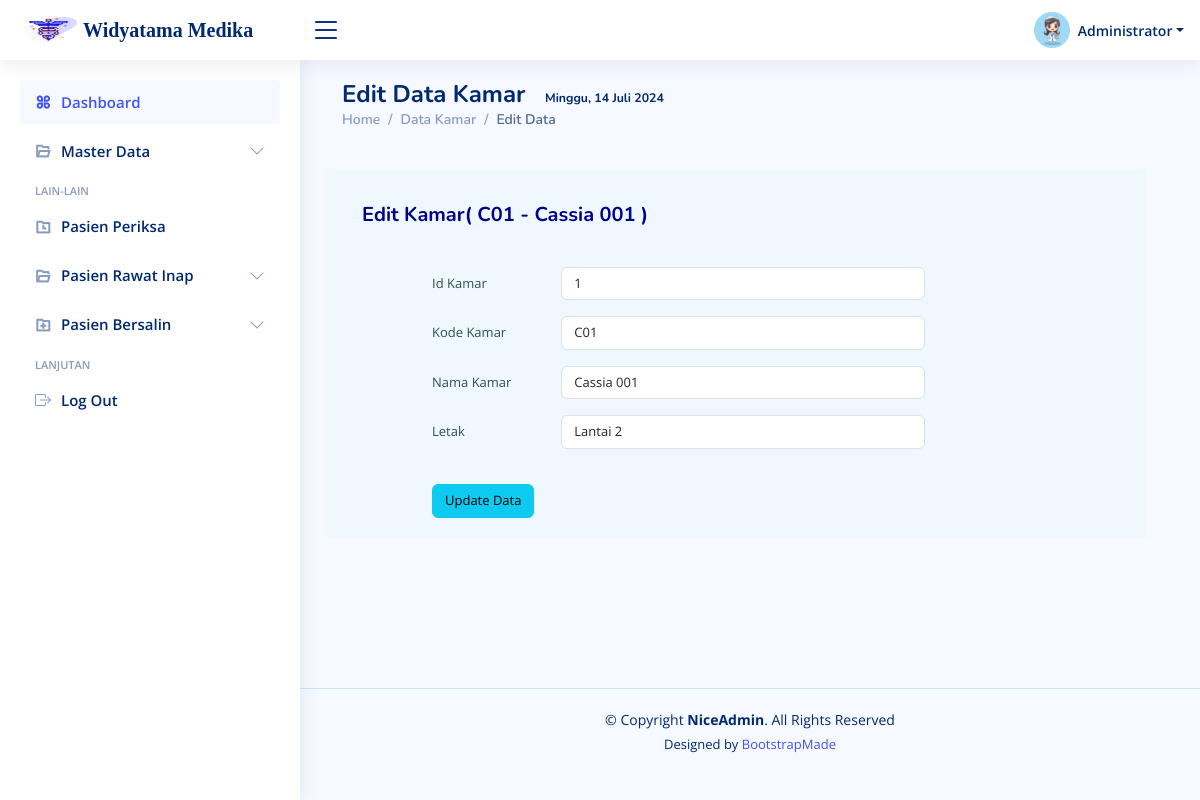
Page /admin/index.php?page=Ekamar&id=1 (signed in) on the committed database.
### tables this page shows
CREATE TABLE `tb_kamar` (
  `id` int(11) NOT NULL,
  `kd_kamar` varchar(10) NOT NULL,
  `nama` varchar(50) NOT NULL,
  `letak` varchar(45) NOT NULL
);

### admin/Ekamar.php (the view, shortened to what this page needs)
<main id="main" class="main">
<div class="pagetitle">
      <h1 style="font-weight: bold;">Edit Data Kamar &nbsp;
      <small><small><small><small><small>
        </small></small></small></small></small>
      </h1>
      <nav>
        <ol class="breadcrumb">
          <li class="breadcrumb-item"><a href="?page=dashboard">Home</a></li>
          <li class="breadcrumb-item"><a href="?page=kamar">Data Kamar</a></li>
          <li class="breadcrumb-item active">Edit Data</li>
        </ol>
      </nav>
      <br>
      <?php
          $idkmr=$_GET['id'];
          $sqldatakamar="SELECT * FROM tb_kamar WHERE id='$idkmr'";
          require_once "../config/koneksi.php";
          $query=mysqli_query($koneksi,$sqldatakamar);
          $data=mysqli_fetch_assoc($query);
      ?>
     <div class="row" style="background-color:aliceblue; padding: 20px; width: 100%;">
     <h5 style="color:darkblue; font-weight:bold; margin-top:13px; margin-bottom:40px">Edit Kamar( <?= $data['kd_kamar']; ?> - <?= $data['nama']; ?> )</h5><br><br>
    <form action="Ukamar.php" method="POST" style="margin-left:70px; font-size:13px;">
    <div class="row mb-3">
                  <label for="inputText" class="col-sm-2 col-form-label" style="color:darkslategray;">Id Kamar</label>
                  <div class="col-sm-6">
                    <input type="text" name="idkmr" id="idkmr" value="<?=$data['id']?>" placeholder="masukan kodekategori" class="form-control" style="font-size:13px;">
                  </div>
          </div>
      <div class="row mb-3">
                  <label for="inputText" class="col-sm-2 col-form-label" style="color:darkslategray;">Kode Kamar</label>
                  <div class="col-sm-6">
                    <input type="text" name="kdkmr" id="kdkmr" value="<?=$data['kd_kamar']?>" placeholder="masukan kodekategori" class="form-control" style="font-size:13px;">
                  </div>
          </div>
      <div class="row mb-3">
                  <label for="inputText" class="col-sm-2 col-form-label" style="color:darkslategray;">Nama Kamar</label>
                  <div class="col-sm-6">
                    <input type="text" name="namakmr" id="namakmr" value="<?=$data['nama']?>" placeholder="masukan nama kamar" class="form-control" style="font-size:13px;">
                  </div>
      </div>
      <div class="row mb-3">
                  <label for="inputText" class="col-sm-2 col-form-label" style="color:darkslategray;">Letak</label>
                  <div class="col-sm-6">
                    <input type="text" name="ltk" id="ltk" value="<?=$data['letak']?>" placeholder="masukan letak kamar" class="form-control" style="font-size:13px;">
                  </div>
          </div><br>
          <div class="col-sm-10" style="float:left;">
                  <button type="submit" name="kirim" class="btn btn-info" style="font-size:13px;">Update Data</button>
        </div>
      </form>
      </div>
 </div>
</main>

### assets/css/style.css (style rules this page uses)
:root { scroll-behavior: smooth; }
body { font-family: "Open Sans", sans-serif; background: #f6f9ff; color: #444444; }
a { color: #4154f1; text-decoration: none; }
h1, h2, h3, h4, h5, h6 { font-family: "Nunito", sans-serif; }
#main { margin-top: 60px; padding: 20px 30px; transition: all 0.3s; }
.pagetitle { margin-bottom: 10px; }
.pagetitle h1 { font-size: 24px; margin-bottom: 0; font-weight: 600; color: #012970; }
.breadcrumb { font-size: 14px; font-family: "Nunito", sans-serif; color: #899bbd; font-weight: 600; }
.breadcrumb a { color: #899bbd; transition: 0.3s; }
.breadcrumb .breadcrumb-item::before { color: #899bbd; }
.breadcrumb .active { color: #51678f; font-weight: 600; }
@media (min-width: 1200px) { #main, #footer { margin-left: 300px; } }

### rows in the picture
tb_kamar: kd_kamar "C01", nama "Cassia 001", idkmr "1", kdkmr "C01", namakmr "Cassia 001", ltk "Lantai 2"
